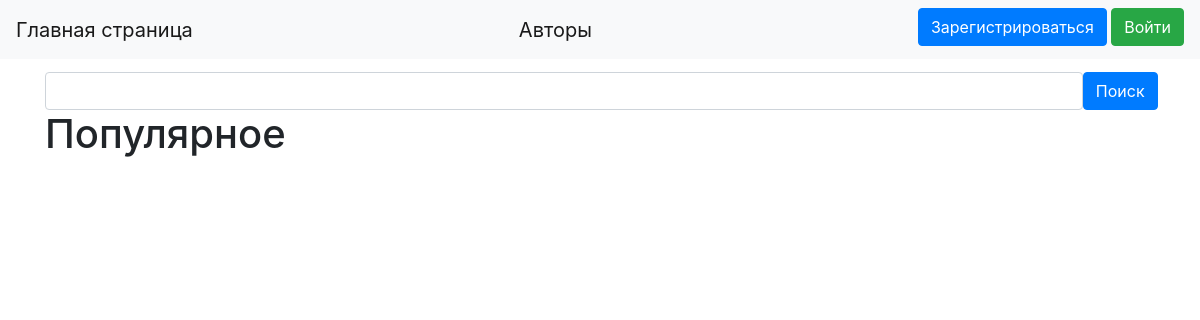
Page /profile on the earlier database version.
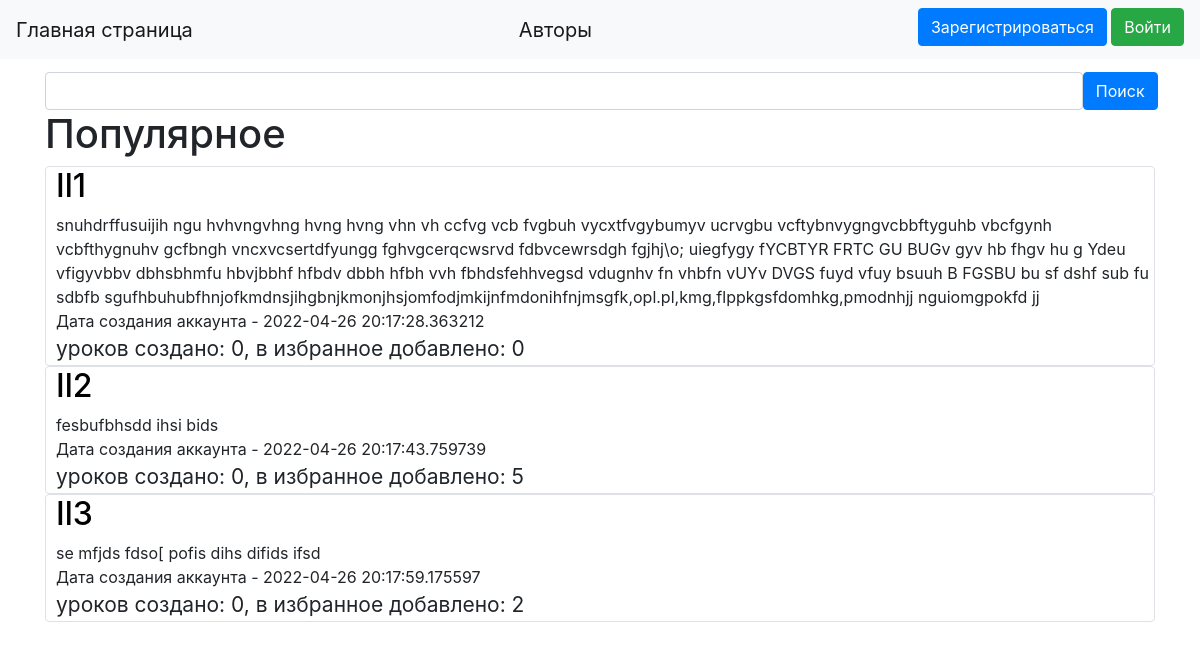
Same page on the later database version.
### data1/users.py (models this page shows, shortened)
class User(SqlAlchemyBase, UserMixin):
    __tablename__ = 'users'
    id = sqlalchemy.Column(sqlalchemy.Integer,
                           primary_key=True, autoincrement=True)
    name = sqlalchemy.Column(sqlalchemy.String, unique=True, nullable=True)
    about = sqlalchemy.Column(sqlalchemy.String, nullable=True)
    email = sqlalchemy.Column(sqlalchemy.String,
                              index=True, unique=True, nullable=True)
    hashed_password = sqlalchemy.Column(sqlalchemy.String, nullable=True)
    created_lessons_count = sqlalchemy.Column(sqlalchemy.Integer, default=0)
    favourites_lessons_count = sqlalchemy.Column(sqlalchemy.Integer, default=0)
    created_date = sqlalchemy.Column(sqlalchemy.DateTime,
                                     default=datetime.datetime.now)
    lessons = orm.relation("Lesson", back_populates='user')
    favourites = orm.relation("Favourites", back_populates='user')

### LearnCreator.py (the view)
@app.route("/profile", methods=['GET', 'POST'])
def profiles():
    global limit, FirstResult, search_now, lessons_now_count
    db_sess = db_session.create_session()
    search = SearchForm()
    if request.method == "POST":
        FirstResult = 0
        limit = 5
        search_now = search.search.data
    users = db_sess.query(User).filter(User.name.like(f'%{search_now}%') | User.name.like(
        '%' + str(search_now).capitalize() + '%') | User.name.like(
        '%' + str(search_now).lower() + '%') | User.name.like(
        '%' + str(search_now).upper() + '%')).order_by(-User.created_date)[FirstResult:limit]
    users_now_count = db_sess.query(User).filter(User.name.like(f'%{search_now}%') | User.name.like(
        '%' + str(search_now).capitalize() + '%') | User.name.like(
        '%' + str(search_now).lower() + '%') | User.name.like(
        '%' + str(search_now).upper() + '%')).count()
    return render_template("profiles.html", users=users, search=search, FirstResult=FirstResult,
                           users_now_count=users_now_count, limit=limit)

### forms/search.py
class SearchForm(FlaskForm):
    search = StringField('Поиск')
    select = SubmitField('Поиск')
    estimate = StringField('Оценка')
    further = SubmitField('Далее')
    back = SubmitField('Назад')

### data1/db_session.py (called while the page is built)
def create_session() -> Session:
    global __factory
    return __factory()

### templates/profiles.html (shortened to what this page needs)
{% extends "base.html" %}
{% block content %}
<br>
<form action="" method="post">
    <div style="float: left; width: 93.5%">{{ search.search(class="form-control") }}</div>
    <div style="float: right; width: 6.5%">{{ search.select(type="submit", class="btn btn-primary")
        }}
    </div>
</form>
<h1>Популярное</h1>
{% for item in users%}
<div class="col-md6 border rounded">
    <h2 style="padding-left: 10px"><a href="/profile/{{ item.name }}" class="url1">{{item.name}}</a></h2>
    <div style="padding-left: 10px">
        {{item.about}}
    </div>
    <div style="padding-left: 10px">
        Дата создания аккаунта - {{item.created_date}}
    </div>
    <div style="font-size: 21px; padding-left: 10px">
        уроков создано: {{item.created_lessons_count}}, в избранное добавлено: {{item.favourites_lessons_count}}
    </div>
</div>
{% endfor %}
{% endblock %}

### templates/base.html (shortened to what this page needs)
<!doctype html>
<html lang="en">
<head>
    <link rel="stylesheet"
          href="https://stackpath.bootstrapcdn.com/bootstrap/4.4.1/css/bootstrap.min.css"
>
</head>
<body>
<header>
    <nav class="navbar navbar-light bg-light" style="position: fixed; width: 100%">
        <a class="navbar-brand" href="/main">Главная страница</a>
        <a class="navbar-brand" href="/authors">Авторы</a>
        {% if current_user.is_authenticated %}
        <a class="navbar-brand" href="/create_lesson">Создать урок</a>
        <div class="text3">
            <a class="navbar-brand" href="/profile/{{ current_user.name }}">{{ current_user.name }}</a>
            <a class="btn btn-danger" href="/logout">Выйти</a>
        </div>
        {% else %}
        <div class="text4">
            <a class="btn btn-primary" href="/register">Зарегистрироваться</a>
            <a class="btn btn-success" href="/login">Войти</a>
        </div>
        {% endif %}
    </nav>
</header>
<br>
<br>
<main role="main" class="container">
    {% block content %}{% endblock %}
</main>
</body>
</html>

### templates/base.html (style rules this page uses)
.url1 { text-decoration: none; color: #000000; }
.text4 { padding-bottom: 5px }

Differences in the rows shown:
added User: name "Il1", about "snuhdrffusuijih ngu hvhvngvhng hvng hvng vhn vh ccfvg vcb fvgbuh vycxtfvgybumyv ucrvgbu vcftybnvygngvcbbftyguhb vbcfgynh vcbfthygnuhv gcfbngh vncxvcsertdfyungg fghvgcerqcwsrvd fdbvcewrsdgh fgjhj\\o; uiegfygy fYCBTYR FRTC GU BUGv gyv hb fhgv hu g Ydeu vfigyvbbv dbhsbhmfu hbvjbbhf hfbdv dbbh hfbh vvh fbhdsfehhvegsd vdugnhv fn vhbfn vUYv DVGS fuyd vfuy bsuuh B FGSBU bu sf dshf sub fu sdbfb sgufhbuhubfhnjofkmdnsjihgbnjkmonjhsjomfodjmkijnfmdonihfnjmsgfk,opl.pl,kmg,flppkgsfdomhkg,pmodnhjj nguiomgpokfd jj", created_date "2022-04-26 20:17:28.363212", created_lessons_count "0", favourites_lessons_count "0"
added User: name "Il2", about "fesbufbhsdd ihsi bids", created_date "2022-04-26 20:17:43.759739", created_lessons_count "0", favourites_lessons_count "5"
added User: name "Il3", about "se mfjds fdso[ pofis dihs difids ifsd", created_date "2022-04-26 20:17:59.175597", created_lessons_count "0", favourites_lessons_count "2"
